Frame 1 (no input): blank canvas, image omitted
Frame 60 (no input): blank canvas, image omitted
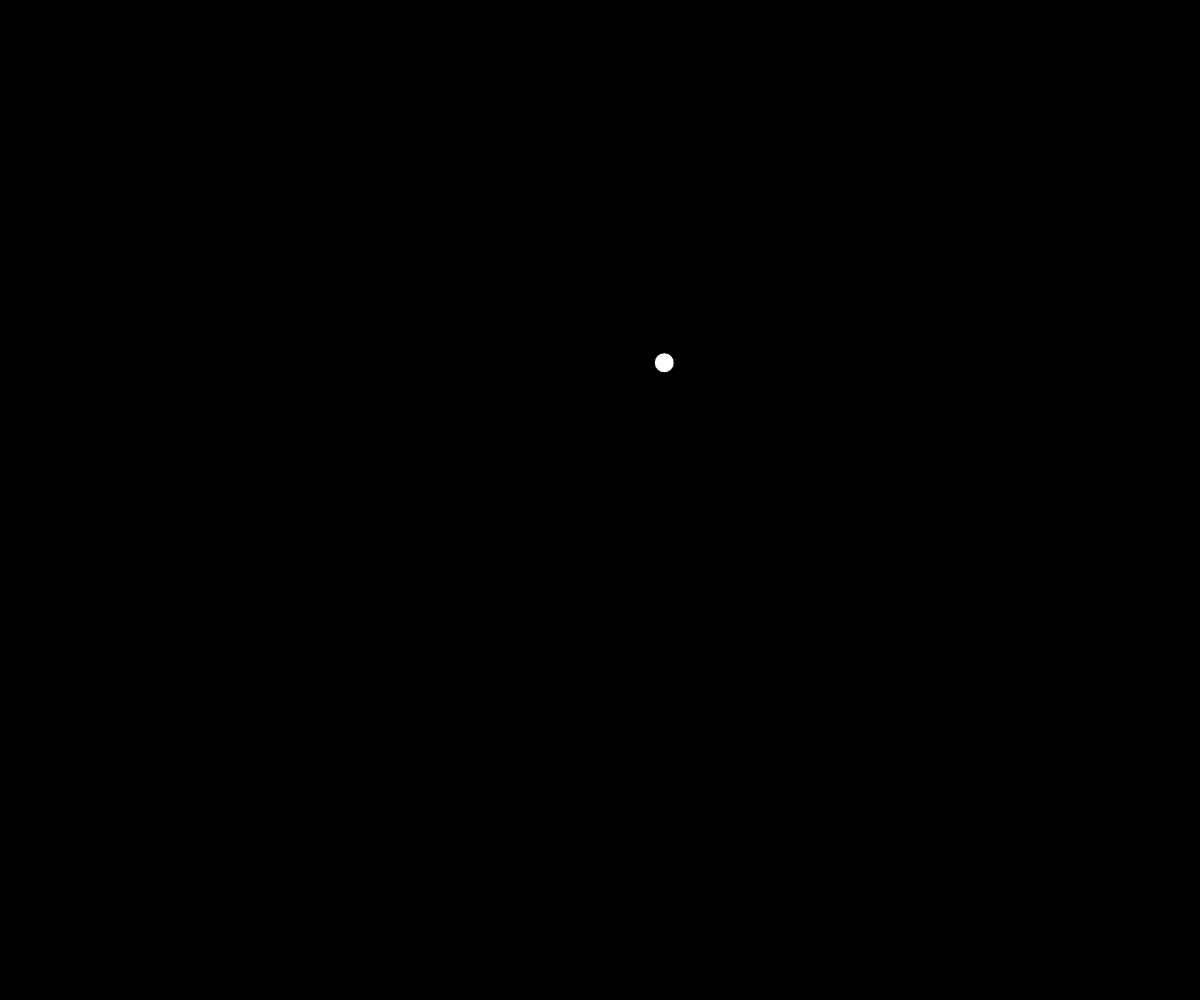
Frame 120 (the mouse pressed at the canvas centre since frame 60)

The p5.js sketch whose frames 1 and 60 were blank and that drew this single picture after the mouse press (run headless with seeded random() and noise() and a simulated clock; from frame 60 on, the mouse is pressed at the canvas centre):

// p5.js sketch
// ── sketch.js
let mainDot
let dots = []

function setup(){
	createCanvas(windowWidth, windowHeight)
	setFrameRate(30)
	background(0,0,0)

 	dots.push(new Dot(10,200,700,50,0))
}
function draw(){
	translate(0,height)
	scale(1,-1)
	background(0,0,0)

	dots.forEach(d => {
		d.show()
		d.update(-1,0.5)
	})

}

function windowResized() {
  resizeCanvas(windowWidth, windowHeight);
}

function mouseClicked() {
	let r = Math.random()*10+10
	let xDot = Math.random()*100-50;
	let yDot = Math.random()*20-10;
	dots.push(new Dot(r,mouseX,windowHeight-mouseY,xDot,yDot));
	// console.log(mouseX,mouseY)
}

function keyPressed() {
	if (keyCode === ENTER) {
		let r = Math.random()*10+10
		let x = Math.random()*windowWidth;
		let y = Math.random()*windowHeight;
		let xDot = Math.random()*100-50;
		let yDot = Math.random()*20-10;
		dots.push(new Dot(r,x,y,xDot,yDot));
	}	
}
// ── dot.js
class Dot {
	constructor(r,x,y,x_dot,y_dot){
		this.r = r
		this.x = x
		this.y = y
		this.x_dot = x_dot
		this.y_dot = y_dot
	}

	update(g,dt){
		this.x += this.x_dot*dt
		this.y += this.y_dot*dt

		this.y_dot += g

		if (this.x <= this.r){
			this.x_dot *= -0.95
			this.x = this.r
		}

		if (this.x >= width - this.r){
			this.x_dot *= -0.95
			this.x = width - this.r
		}

		if (this.y <= this.r){
			this.y_dot *= -0.95
			this.y = this.r
		}
	}

	show(){
		ellipse(this.x,this.y,2*this.r,2*this.r)
	}
}
